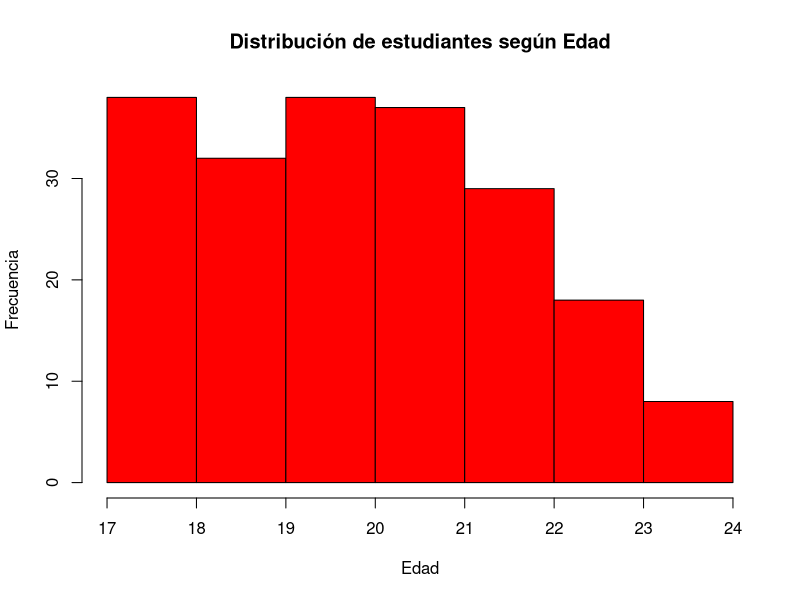
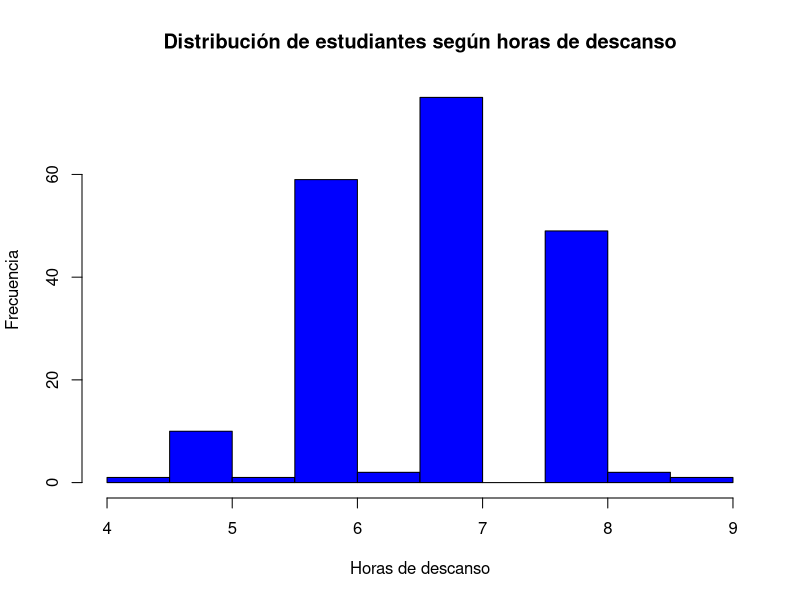
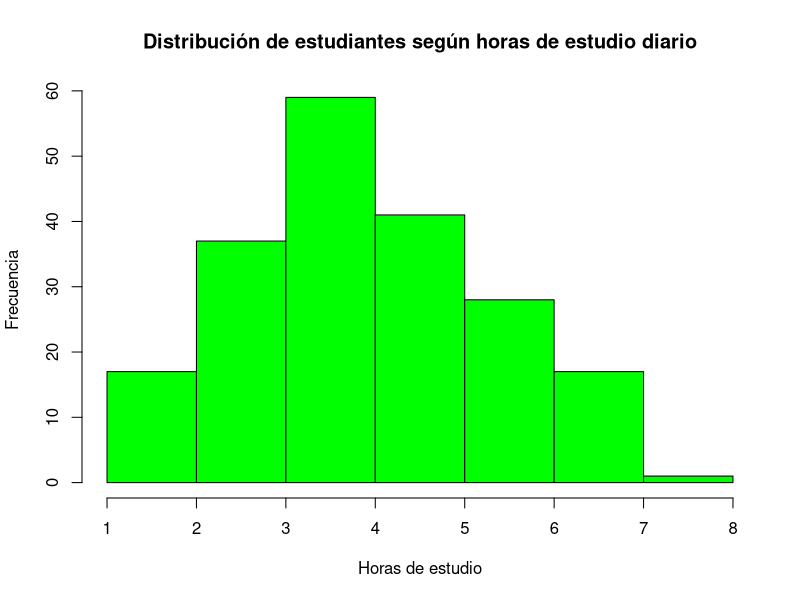
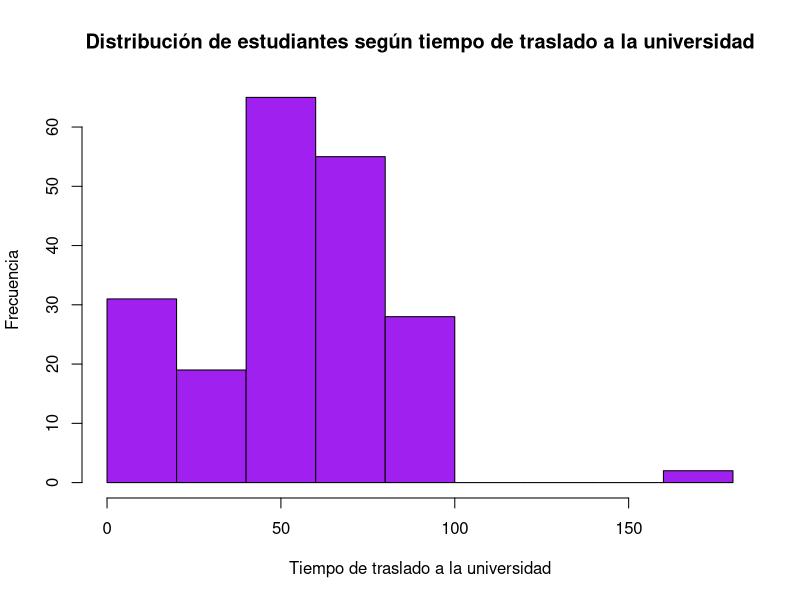
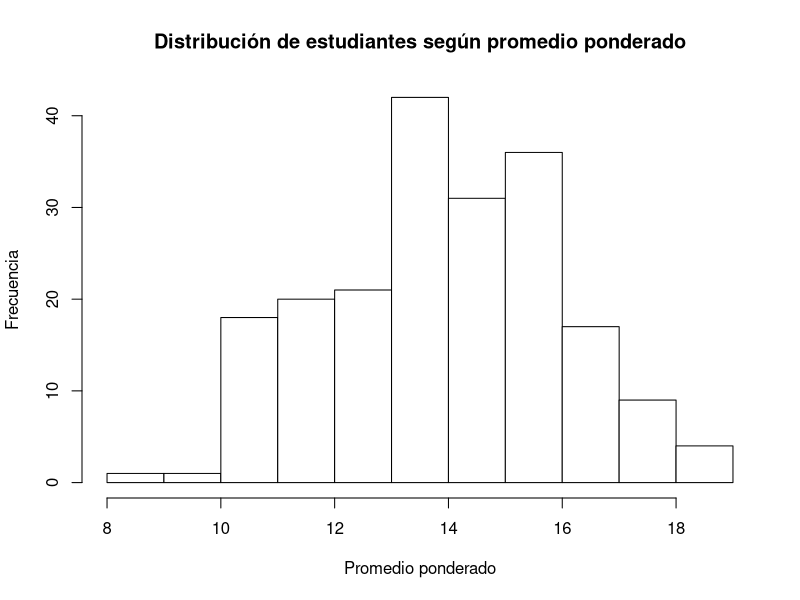
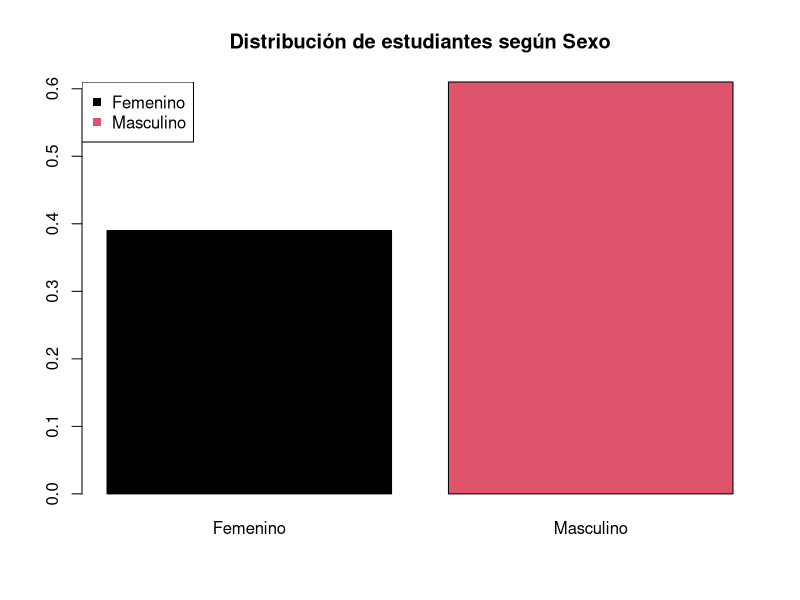
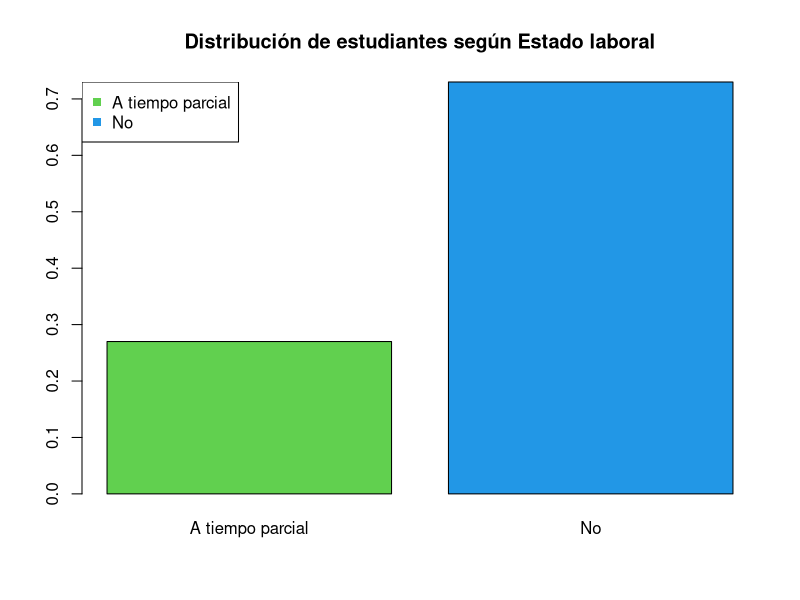
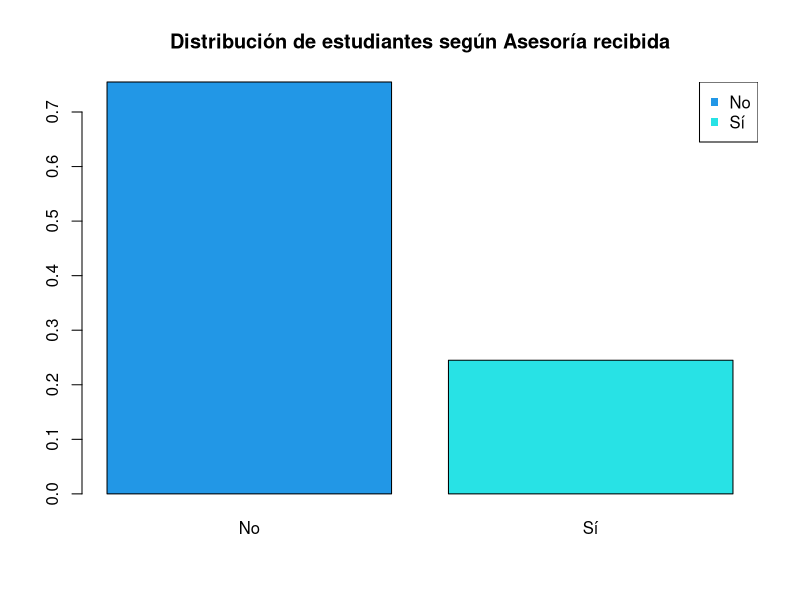

Here is the R script that generated these plots, in order:
## ---- chunk 1
knitr::opts_chunk$set(echo = TRUE)
## ---- chunk 2
library(readr)
datos=read_csv("datos.csv")
head(datos)
## ---- chunk 3
de=function(x){
  library(modeest)
  n=length(x)
  Promedio=mean(x,na.rm = TRUE)
  Mediana=median(x,na.rm = TRUE)
  Moda=mfv(x)
  P25=as.vector(quantile(x,0.25,na.rm = TRUE))
  P75=as.vector(quantile(x,0.75,na.rm = TRUE))
  Min=min(x,na.rm = TRUE)
  Máx=max(x,na.rm = TRUE)
  Rango=Máx-Min
  Varianza=var(x,na.rm = TRUE)
  DE=sd(x,na.rm = TRUE)
  CV=100*DE/Promedio
  IQR=P75-P25
  resultados=rbind(n,Promedio,Mediana,Moda,P25,P75,Min,Máx,Rango,Varianza,DE,CV,IQR)
  resultados=round(resultados,2)
    return(resultados)
}
est=rownames(de(datos$Edad))
de(datos$Edad)

## ---- chunk 4
library(dplyr)
estadisticos=datos %>%   
  summarise_at(c("Edad","H.descanso","H.estudio","T.traslado","P.ciclo"),de)
estadisticos=as.data.frame(estadisticos)
names(estadisticos)=c("Edad","H.descanso","H.estudio","T.traslado","P.ciclo")
rownames(estadisticos)=est 
 estadisticos
## ---- chunk 5
hist(datos$Edad,main="Distribución de estudiantes según Edad",xlab="Edad",ylab="Frecuencia",col="red")
## ---- chunk 6
hist(datos$H.descanso,main="Distribución de estudiantes según horas de descanso",xlab="Horas de descanso",ylab="Frecuencia",col="blue")
## ---- chunk 7
hist(datos$H.estudio,main="Distribución de estudiantes según horas de estudio diario",xlab="Horas de estudio",ylab="Frecuencia",col="green")
## ---- chunk 8
hist(datos$T.traslado,main="Distribución de estudiantes según tiempo de traslado a la universidad",xlab="Tiempo de traslado a la universidad",ylab="Frecuencia",col="purple")
## ---- chunk 9
hist(datos$P.ciclo,main="Distribución de estudiantes según promedio ponderado",xlab="Promedio ponderado",ylab="Frecuencia",col="white")
## ---- chunk 10
tabla=prop.table(table(datos$Sexo))
tabla
barplot(tabla,col=1:2,main="Distribución de estudiantes según Sexo")
legend("topleft",legend=rownames(tabla),  col=1:2, pch=15)
## ---- chunk 11
tabla=prop.table(table(datos$E.laboral))
tabla
barplot(tabla,col=3:4,main="Distribución de estudiantes según Estado laboral")
legend("topleft",legend=rownames(tabla),  col=3:4, pch=15)
## ---- chunk 12
tabla=prop.table(table(datos$Asesorias))
tabla
barplot(tabla,col=4:5,main="Distribución de estudiantes según Asesoría recibida")
legend("topright",legend=rownames(tabla),  col=4:5, pch=15)
## ---- chunk 13
tabla=prop.table(table(datos$S.sentimental))
tabla
barplot(tabla,col=1:2,main="Distribución de estudiantes según situación sentimental")
legend("topright",legend=rownames(tabla),  col=1:2, pch=15)
## ---- chunk 14
datos$R.textos=as.factor(datos$R.textos)
levels(datos$R.textos)=list("Nunca"=1,"Casi nunca"=2,"A veces"=3,"Casi siempre"=4,"Siempre"=5)
tabla=prop.table(table(datos$R.textos))
tabla
barplot(tabla,col=1:5,main="Distribución de estudiantes según nivel de repaso de textos")
legend("topleft",legend=rownames(tabla),  col=1:5, pch=15)
## ---- chunk 15
datos$N.Carrera=as.factor(datos$N.Carrera)
levels(datos$N.Carrera)=list("Muy fácil"=1,"Fácil"=2,"Regular"=3,"Díficil"=4,"Muy díficil"=5)
tabla=prop.table(table(datos$N.Carrera))
tabla
barplot(tabla,col=1:5,main="Distribución de estudiantes según dificultad de carrera")
legend("topleft",legend=rownames(tabla),  col=1:5, pch=15)
## ---- chunk 16
datos$A.familiar=as.factor(datos$A.familiar)
levels(datos$A.familiar)=list("Nunca"=1,"Casi nunca"=2,"A veces"=3,"Casi siempre"=4,"Siempre"=5)
tabla=prop.table(table(datos$A.familiar))
tabla
barplot(tabla,col=1:5,main="Distribución de estudiantes según apoyo familiar")
legend("topleft",legend=rownames(tabla),  col=1:5, pch=15)
## ---- chunk 17
datos$E.colegio=as.factor(datos$E.colegio)
levels(datos$E.colegio)=list("Muy baja"=1,"Baja"=2,"Regular"=3,"Alta"=4,"Muy Alta"=5)
boxplot(datos$P.ciclo~datos$E.colegio,xlab="Exigencia académica del colegio",ylab="Promedio ponderado",col="orange",main="Distribución de estudiantes según promedio ponderado por Exigencia de colegio")
## ---- chunk 18
boxplot(datos$P.ciclo~datos$R.textos,xlab="Revisión de textos antes de clase",ylab="Promedio ponderado",col="skyblue",main="Distribución de estudiantes según promedio ponderado por repaso de textos")
## ---- chunk 19
boxplot(datos$P.ciclo~datos$A.familiar,xlab="Apoyo emocional de la familia",ylab="Promedio ponderado",col="red",main="Distribución de estudiantes según promedio ponderado por Apoyo familiar")
## ---- chunk 20
boxplot(datos$P.ciclo~datos$S.sentimental ,xlab="Situación sentimental",ylab="Promedio ponderado",col="green",main="Distribución de estudiantes según promedio ponderado por Situación sentimental")
## ---- chunk 21
tabla=prop.table(table(datos$R.textos,datos$Sexo),margin =2)
tabla
barplot(tabla,beside=TRUE,col=1:5,main="Distribución de estudiantes según Nivel de repaso de textos por Sexo")
legend("topleft",legend=rownames(tabla),  
  col=1:5, pch=15)
## ---- chunk 22
tabla=prop.table(table(datos$S.sentimental,datos$Sexo),margin=2)
tabla
barplot(tabla,beside=TRUE,col=1:2,main="Distribución de estudiantes según situación sentimental por Sexo")
legend("top",legend=rownames(tabla),  
  col=1:2, pch=15)
## ---- chunk 23
tabla=prop.table(table(datos$A.familiar,datos$Sexo),margin =2)
tabla
barplot(tabla,beside=TRUE,col=1:5,main="Distribución de estudiantes según apoyo familiar por Sexo")
legend("topleft",legend=rownames(tabla),  
  col=1:5, pch=15)
## ---- chunk 24
tabla=prop.table(table(datos$N.Carrera,datos$Sexo),margin =2)
tabla
barplot(tabla,beside=TRUE,col=1:5,ylim=c(0,0.6),main="Distribución de estudiantes según Nivel de dificulta de la carrera por Sexo")
legend("topleft",legend=rownames(tabla),  
  col=1:5, pch=15)
## ---- chunk 25
plot(datos$H.descanso,datos$P.ciclo,xlab="Horas de descanso",ylab="Promedio Ponderado",main="Distribución de estudiantes según Horas de descanso y Promedio Ponderado")
cor(datos$H.descanso,datos$P.ciclo)
## ---- chunk 26
plot(datos$H.estudio,datos$P.ciclo,xlab="Horas de estudio",ylab="Promedio Ponderado",main="Distribución de estudiantes según Horas de estudio y Promedio Ponderado")
cor(datos$H.estudio,datos$P.ciclo)
## ---- chunk 27
plot(datos$T.traslado,datos$P.ciclo,xlab="Tiempo de traslado",ylab="Promedio Ponderado",main="Distribución de estudiantes según Tiempo de traslado y Promedio Ponderado")
cor(datos$T.traslado,datos$P.ciclo)
## ---- chunk 28
plot(datos$Edad,datos$P.ciclo,xlab="Edad",ylab="Promedio Ponderado",main="Distribución de estudiantes según Edad y Promedio Ponderado")
cor(datos$Edad,datos$P.ciclo)
